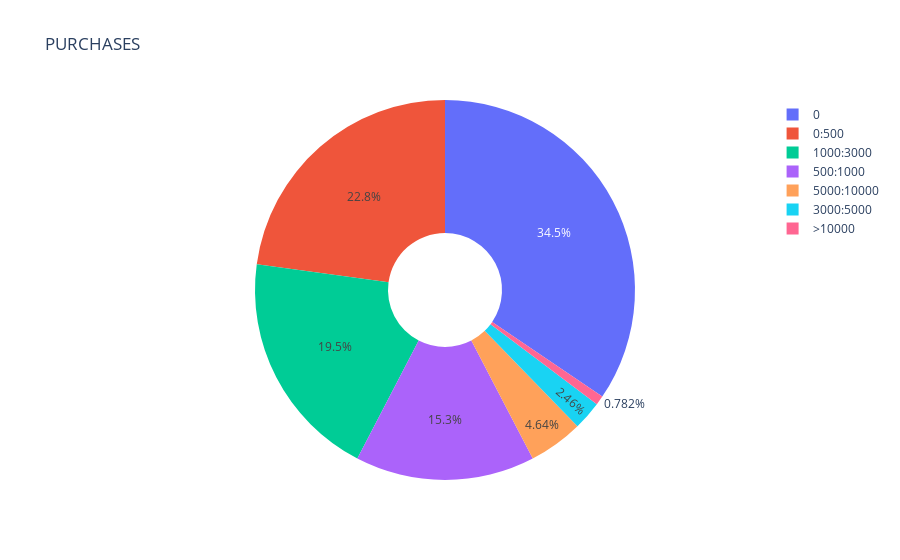

Here is the notebook cell this chart was saved with:
### Code cell
fig = go.Figure(data=[go.Pie(labels=labels, values=data.PURCHASES_RANGE.value_counts(sort=False),hole = .3)])
fig.layout.update(title='PURCHASES')
iplot(fig)
plotly.offline.plot(fig,filename='pie_purchases.html',config={'displayModeBar': False})

### Figure 1 — Plotly figure (JSON) as saved in the notebook; plotly's stock layout.template omitted (floating-point values rounded to 4 significant figures)
{"data": [{"hole": 0.3, "labels": ["0", "0:500", "500:1000", "1000:3000", "3000:5000", "5000:10000", ">10000"], "type": "pie", "values": [3086, 2044, 1367, 1748, 220, 415, 70]}], "layout": {"title": {"text": "PURCHASES"}}}
